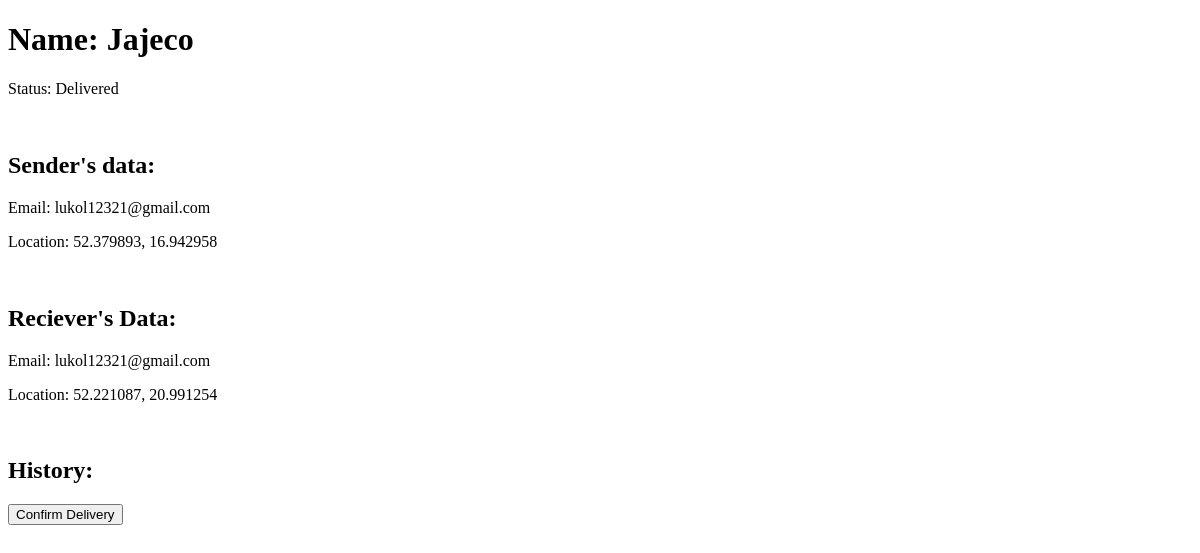
/paczka/fff9f48f053749279bf40a505d04f297, run on an earlier commit of the app's database.
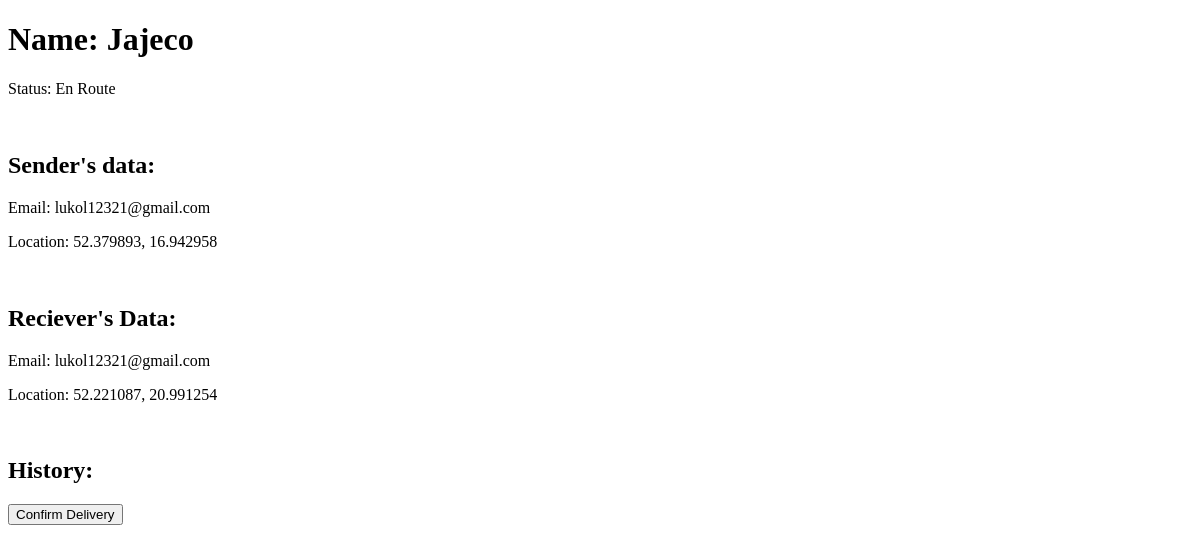
And on a later commit of the database.
### main/models.py (models this page shows, shortened)
class Package(models.Model):
    id = models.UUIDField(primary_key=True, default=uuid.uuid4, editable=False)
    name = models.CharField(max_length=60)
    state = models.CharField(
        max_length=60,
        choices=states,
        default=registered
    )
    sender_email = models.EmailField()
    receiver_email = models.EmailField()
    origin_latitude = models.FloatField()
    origin_longitude = models.FloatField()
    destination_latitude = models.FloatField()
    destination_longitude = models.FloatField()
    origin_warehouse = models.ForeignKey(
        Warehouse,
        related_name="Origin_W",
        on_delete=models.SET_NULL,
        null=True,
        blank=True,
        default=None
    )
    destination_warehouse = models.ForeignKey(
        Warehouse,
        related_name="Destination_W",
        on_delete=models.SET_NULL,
        null=True,
        blank=True,
        default=None
    )
    current_warehouse = models.ForeignKey(
        Warehouse,
        related_name="Current_W",
        on_delete=models.SET_NULL,
        null=True,
        blank=True,
        default=None
    )
    route_id = models.ForeignKey(
        Route,
        related_name="Routes",
        on_delete=models.SET_NULL,
        null=True,
        blank=True,
        default=None
    )
    car_id = models.ForeignKey(
        Car,
        related_name="Cars",
        on_delete=models.SET_NULL,
        null=True,
        blank=True,
        default=None
    )
    route_order = models.IntegerField(null=True, blank=True, default=None)

### main/views.py (the view)
# urls.py: path('paczka/', views.package_status_page, name="search_for_package"),
def package_status_page(response, package_id):
    package_data = dataFetcher.fetch_package_data(package_id)
    package = package_data['package']
    if response.method == "POST":
        if response.POST.get('confirm_delivery'):
            packageManager.confirm_delivery(package)
    return render(response, "main/package.html", {"package": package})

### main/scripts/dataFetcher.py (called while the page is built)
def fetch_package_data(package_id):
    package = models.Package.objects.get(id=package_id)
    package_data = {
        "package": package,
        "name": package.name,
        "status": package.state,
        "sender_email": package.sender_email,
        "sender_location": (package.origin_latitude, package.origin_longitude),
        "receiver_email": package.receiver_email,
        "receiver_location": (package.destination_latitude, package.destination_longitude),
    }
    return package_data

### main/templates/main/package.html (shortened to what this page needs)
<!DOCTYPE html>
<html lang="en">
<head>
</head>
<body>
    <h1>Name: {{package.name}}</h1>
    <p>Status: {{package.state}}</p>
    <br />
    <h2>Sender's data: </h2>
    <p>Email: {{package.sender_email}}</p>
    <p>Location: {{package.origin_latitude}}, {{package.origin_longitude}}</p>
    <br />
    <h2>Reciever's Data:</h2>
    <p>Email: {{package.receiver_email}}</p>
    <p>Location: {{package.destination_latitude}}, {{package.destination_longitude}}</p>
    <br />
    <h2>History: </h2>
    <form method="post">
        <button name="confirm_delivery" value="confirm_delivery">Confirm Delivery</button>
    </form>
</body>
</html>

What changed in the data, as far as the page shows it:
changed Package "Jajeco": state "Delivered" → "En Route"
